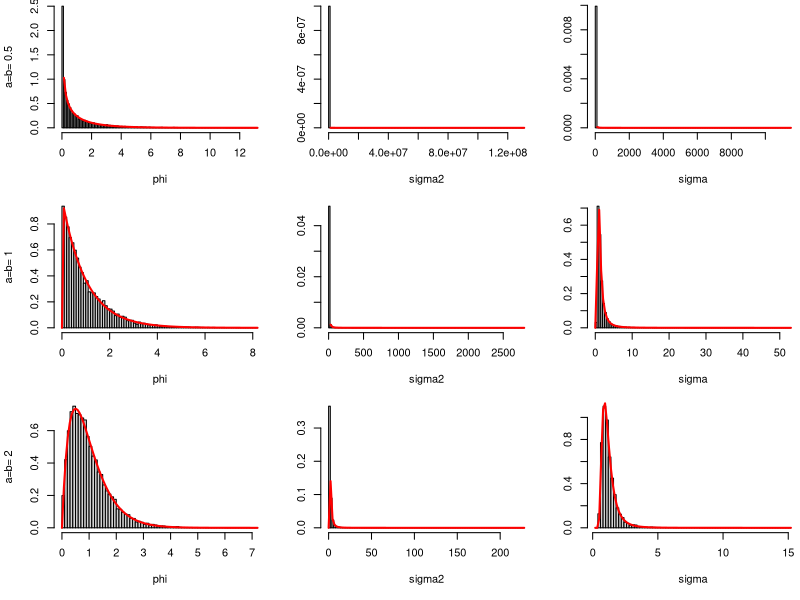
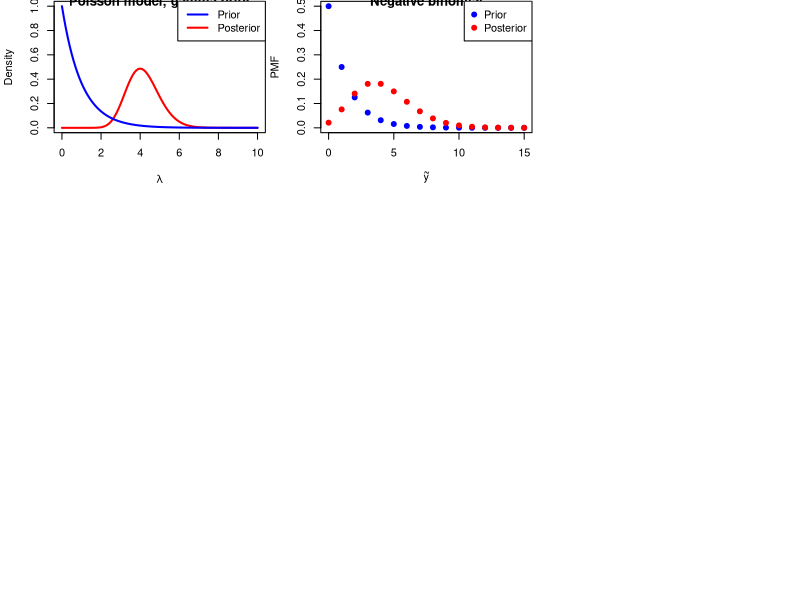

Generate these figures, in order, with R: (Note: this script raises an error after producing the figures.)
#Bayesian statistics homework 1
install.packages("plyr")
install.packages("ggplot2")
library(plyr)
library(ggplot2)
library(reshape2)
n = 10000
d = data.frame(a=2^(-1:1), b=2^(-1:1))
# simulation of 1000 realization of inverse gamma
dinvgamma = function(x,a,b) dgamma(1/x,a,b)/x^2
dsqrtinvgamma = function(x, a, b) dinvgamma(x^2, a, b)*2*x
par(mfrow=c(3,3), mar=c(5,4,0,0)+.1)
d_ply(d, .(a), function(x) {
      a = x$a
      b = x$b
      phi = rgamma(n,a,b)
      sigma2 = 1/phi
      sigma = sqrt(sigma2)
      hist(phi, 100, freq=F, main="", ylab=paste("a=b=",a))
      curve(dgamma(x,a,b), add=TRUE, col="red", lwd=2)
      hist(sigma2, 100, freq=F, main="", ylab="")
      curve(dinvgamma(x,a,b), add=TRUE, col="red", lwd=2)
      hist(sigma, 100, freq=F, main="", ylab="")
      curve(dsqrtinvgamma(x, a, b), add=TRUE, col="red", lwd=2)
      }, .inform=TRUE)



#poisson ---prior and posterior
alpha=beta=1
y = c(4, 4, 5, 8, 3)
curve(dgamma(x, alpha+sum(y), beta+length(y)), 0, 10, col="red", lwd=2, main="Poisson model, gamma prior",
      xlab=expression(lambda), ylab="Density", ylim=c(0,1))
curve(dgamma(x, 1, 1), col="blue", lwd=2, add=TRUE)
legend("topright", c("Prior","Posterior"), col=c("blue","red"), lwd=2)


#negative binomial---prior and posterior 
xx = 0:15
alpha.n = alpha+sum(y)
beta.n = beta+length(y)
# Be careful with the parameterization,
# size is the number of successful, rather than unsuccessful, attempts.
# I fix this by taking prob = 1-p = beta/(beta+1)
plot(xx, dnbinom(xx, alpha, beta/(beta+1)),
     pch=19, col="blue", main="Negative binomial",
     xlab=expression(tilde(y)), ylab="PMF")
points(xx, dnbinom(xx, alpha.n, beta.n/(beta.n+1)), pch=19, col="red")
legend("topright", c("Prior","Posterior"), col=c("blue","red"), pch=19)



#homework 2
library(plyr)
library(reshape2)
set.seed(1)
#initialize the simulation constants
J = 1000
n = 5
a = b = 1
#Draw J lambda values from a gamma(a,b)
lambda = rgamma(J, a, b)
#get five y values for each lambda (in basic data form)
dat = adply(lambda, 1, function(x){
            data.frame(lambda=x, y=rpois(n, x))
            })

#for each lambda, get the posterior gamma parameters
sum = ddply(dat, .(X1), summarize,
            alpha = a + sum(y),
            beta = b + length(y))
#get posterior statistics
sum$mean = sum$alpha/sum$beta
sum$median = qgamma(.5, sum$alpha, sum$beta)
sum$mode = (sum$alpha-1)/sum$beta
#identify the true value for each iteration
sum$lambda = lambda
#create table comparing the true value to the posterior statistics
e = 0.01
res = ddply(melt(sum, id.vars=c("X1","lambda","alpha","beta")),
            .(variable), summarize,
            mse = mean((lambda-value)^2),
            abs = mean(abs(lambda-value)),
            ste = mean(abs(lambda-value)>e))
#output this result
res






